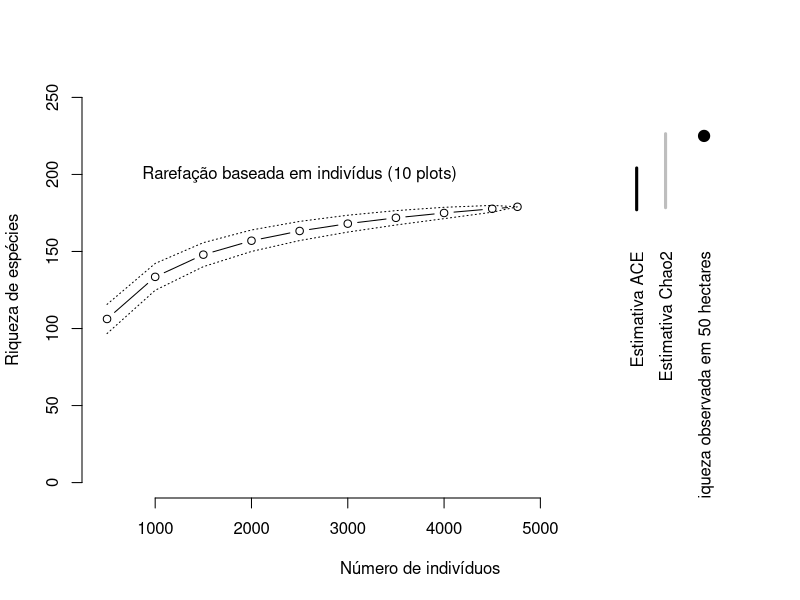

The R source for this figure:
###http://recologia.com.br/2018/05/rarefacao-e-o-numero-total-de-especies/
##
library(vegan)
data(BCI)
bci <- BCI[seq(5, 50, by = 5), ]

##
N <- colSums(bci)
subs3 <- c(seq(500, 4500, by = 500), sum(N))
rar3 <- rarefy(N, sample = subs3, se = T, MARG = 2)

##
plot(subs3, rar3[1, ], ylab = "Riqueza de espécies",axes = FALSE,
     xlab = "Número de indivíduos",type = "n",
     ylim = c(0, 250), xlim = c(500,7000))
axis(1, at = 1:5 * 1000)
axis(2)
text(2500, 200, "Rarefação baseada em indivídus (10 plots)")

lines(subs3, rar3[1, ], type = "b")
lines(subs3, rar3[1, ] + 2 * rar3[2, ], lty = 3)
lines(subs3, rar3[1, ] - 2 * rar3[2, ], lty = 3)


##
ace <- estimateR(N)
segments(6000, ace["S.ACE"] - 2 * ace["se.ACE"],6000, ace["S.ACE"] + 2 * ace["se.ACE"], lwd = 3)
text(6000, 150, "Estimativa ACE", srt = 90, adj = c(1,0.5))

##
chaoF <- specpool(bci)
segments(6300, chaoF[1, "chao"] - 2 * chaoF[1,"chao.se"],
         6300, chaoF[1, "chao"] + 2 * chaoF[1,"chao.se"],
         lwd = 3, col = "grey")
text(6300, 150, "Estimativa Chao2", srt = 90, adj = c(1,0.5))

##
points(6700, dim(BCI)[2], pch = 19, cex = 1.5)
text(6700, 150, "Riqueza observada em 50 hectares",srt = 90, adj = c(1, 0.5))
